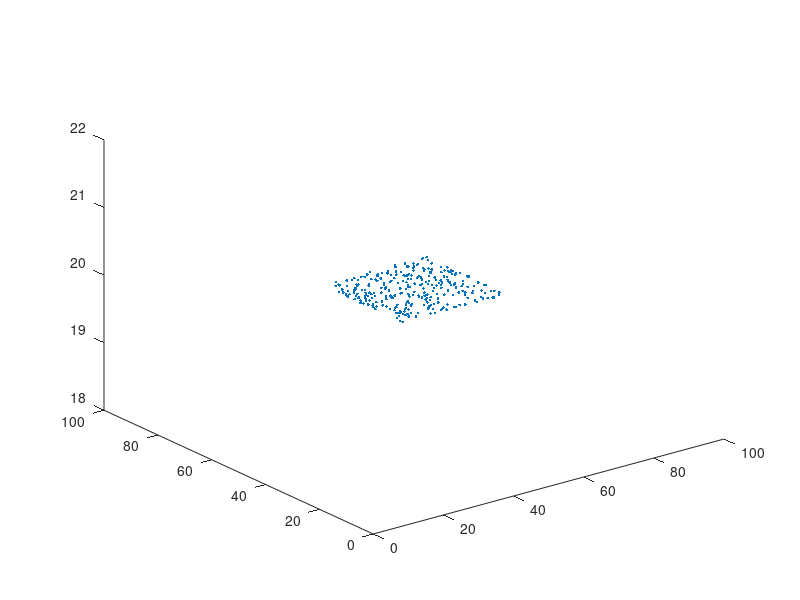

Write MATLAB code to recreate this figure. (Note: this script raises an error after producing the figure.)
%% Initiate some random positions
%yeast_pos(:,3) = 20+(22-20).*rand(300,1);
yeast_pos(:,[1,2]) = 35+(65-35).*rand(300,2); %yeast cells with random positions near the agar
yeast_pos(:,3) = 20;
plot3(yeast_pos(:,1),yeast_pos(:,2),yeast_pos(:,3),'.');
xlim([0 100]);
ylim([0 100]);

%% Get the coordinates of occupied cells
grid_pos = unique(ceil(yeast_pos),'rows','stable');

%% Build adjacency list
n = size(grid_pos,1);
adj_list = cell(n,2);

for i = 1:n
 adj_list{i,1} = grid_pos(i,:); %add the nodes
 adj_list{i,2} = [adj_list{i,2}; [grid_pos(i,1),grid_pos(i,2),grid_pos(i,3)-1]]; %add node directly under(part of the agar)
 for j = i:n
  if is_adjacent(grid_pos(i,:),grid_pos(j,:))
   adj_list{i,2} = [adj_list{i,2}; grid_pos(j,:)]; %fill in adjacency list
   adj_list{j,2} = [adj_list{j,2}; grid_pos(i,:)];
  end    
 end    
end